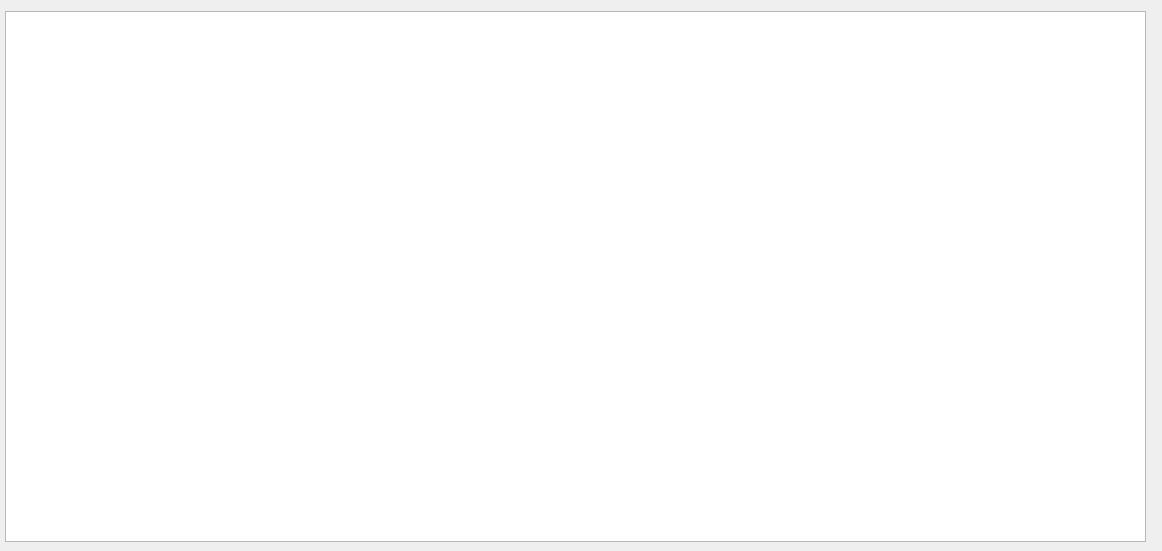
<?xml version="1.0" encoding="UTF-8"?>
<ui version="4.0">
 <class>Form</class>
 <widget class="QWidget" name="Form">
  <property name="geometry">
   <rect>
    <x>0</x>
    <y>0</y>
    <width>1162</width>
    <height>551</height>
   </rect>
  </property>
  <property name="windowTitle">
   <string>Form</string>
  </property>
  <widget class="QTableWidget" name="tableWidget">
   <property name="geometry">
    <rect>
     <x>5</x>
     <y>11</y>
     <width>1141</width>
     <height>531</height>
    </rect>
   </property>
  </widget>
 </widget>
 <resources/>
 <connections/>
</ui>
